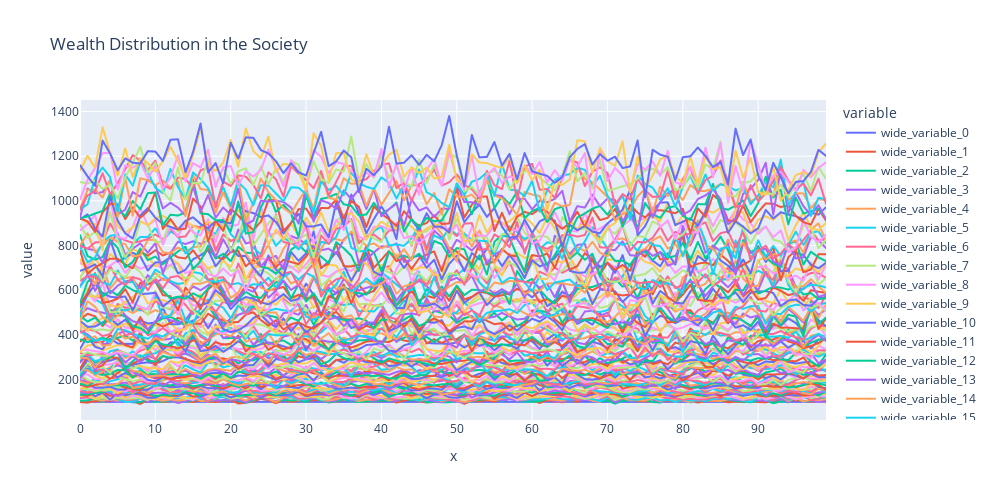

Here is the notebook cell this chart was saved with:
### Code cell
plot_wealth_distribution_plotly(wealth_distribution)
